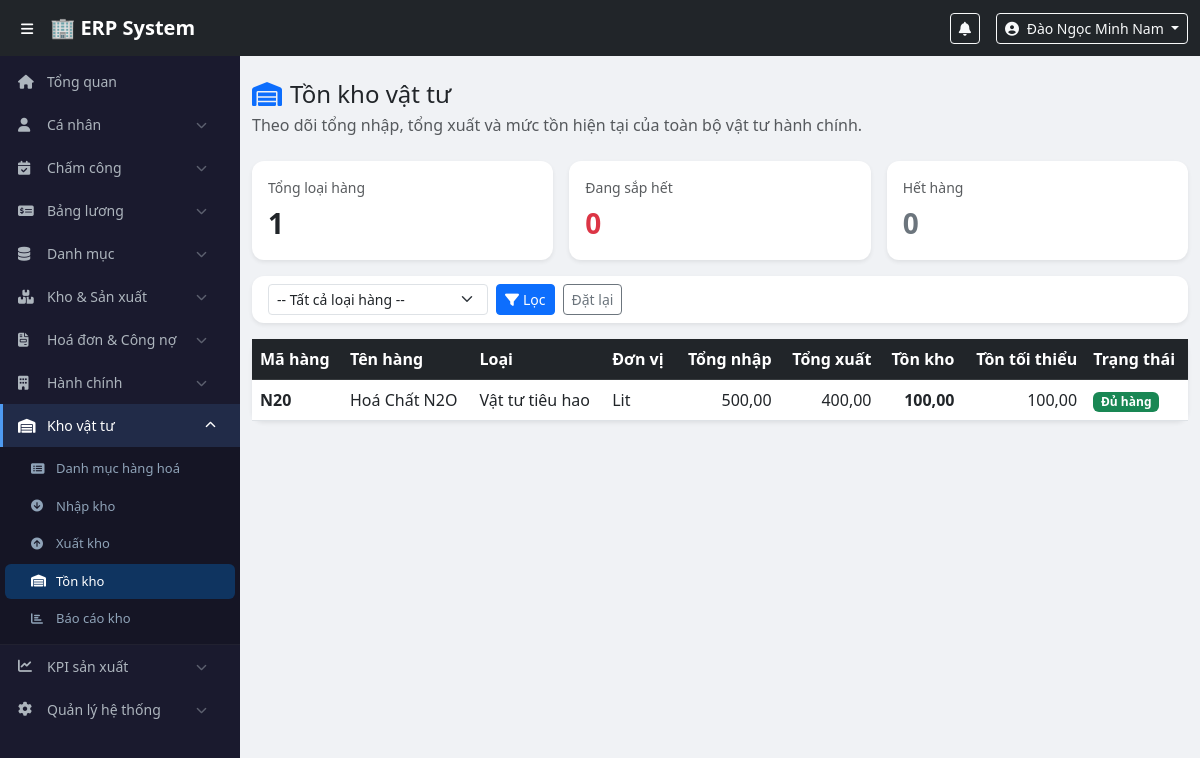
The page /modules/admin/inv_stock.php (signed in) on the database as committed earlier.
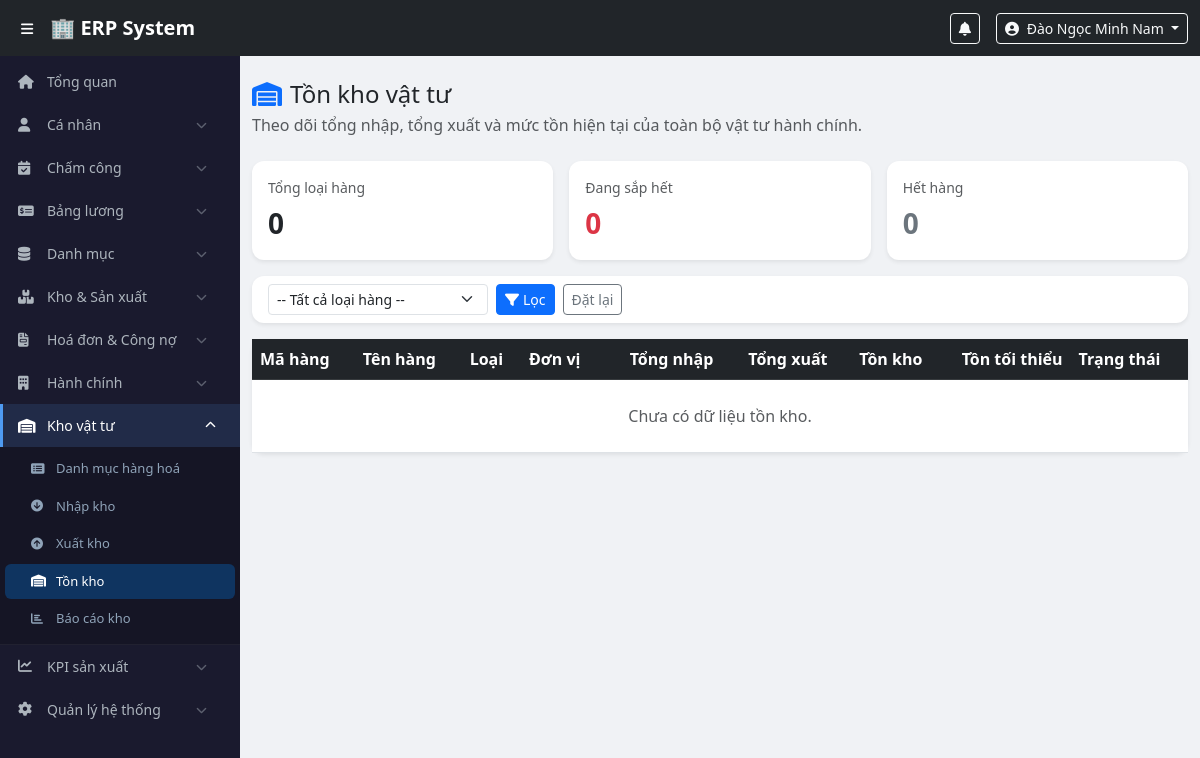
The same page on the database as committed later.
### tables this page shows
CREATE TABLE `inv_items` (
  `id` int(11) NOT NULL,
  `item_code` varchar(50) NOT NULL,
  `item_name` varchar(255) NOT NULL,
  `category` enum('consumable','stationery','equipment','machinery','other') NOT NULL DEFAULT 'other',
  `unit` varchar(50) NOT NULL DEFAULT 'Cái',
  `min_stock` decimal(12,2) NOT NULL DEFAULT 0.00,
  `description` text DEFAULT NULL,
  `is_active` tinyint(1) NOT NULL DEFAULT 1,
  `created_at` timestamp NOT NULL DEFAULT current_timestamp(),
  `updated_at` timestamp NOT NULL DEFAULT current_timestamp() ON UPDATE current_timestamp()
);

### config/functions.php (called while the page is built, shortened)
<?php
function fetchAllSafe(PDO $pdo, string $sql, array $params = []): array {
    try {
        $stmt = $pdo->prepare($sql);
        $stmt->execute($params);
        return $stmt->fetchAll(PDO::FETCH_ASSOC) ?: [];
    } catch (Throwable $e) {
        return [];
    }
}
function e($value): string {
    return htmlspecialchars((string) ($value ?? ''), ENT_QUOTES | ENT_SUBSTITUTE, 'UTF-8');
}
?>

### modules/admin/inv_stock.php (the view, shortened to what the changed rows need)
<?php
require_once $_SERVER['DOCUMENT_ROOT'] . '/erp/config/database.php';
require_once $_SERVER['DOCUMENT_ROOT'] . '/erp/config/functions.php';
$pdo = getDBConnection();
$stockTolerance = 0.0001;
$categoryMap = [
    'consumable' => 'Vật tư tiêu hao',
    'stationery' => 'Văn phòng phẩm',
    'equipment' => 'Thiết bị',
    'machinery' => 'Máy móc',
    'other' => 'Khác',
];
$where = ['1=1'];
$params = [];
$rows = fetchAllSafe(
    $pdo,
    "SELECT i.*,
            COALESCE(imp.total_in, 0) AS total_in,
            COALESCE(exp.total_out, 0) AS total_out,
            COALESCE(imp.total_in, 0) - COALESCE(exp.total_out, 0) AS current_stock
     FROM inv_items i
     LEFT JOIN (
        SELECT item_id, COALESCE(SUM(quantity), 0) AS total_in
        FROM inv_imports
        GROUP BY item_id
     ) imp ON imp.item_id = i.id
     LEFT JOIN (
        SELECT item_id, COALESCE(SUM(quantity), 0) AS total_out
        FROM inv_exports
        GROUP BY item_id
     ) exp ON exp.item_id = i.id
     WHERE " . implode(' AND ', $where) . "
     ORDER BY i.item_name ASC, i.id ASC",
    $params
);
$totalItems = count($rows);
include $_SERVER['DOCUMENT_ROOT'] . '/erp/includes/header.php';
?>
<div class="main-content">
    <div class="container-fluid py-4">
        <div class="row g-3 mb-3">
            <div class="col-md-4">
                <div class="card border-0 shadow-sm h-100">
                    <div class="card-body">
                        <div class="text-muted small mb-1">Tổng loại hàng</div>
                        <div class="fs-3 fw-bold"><?= $totalItems ?></div>
                    </div>
                </div>
            </div>
        </div>
        <div class="card border-0 shadow-sm">
            <div class="table-responsive">
                <table class="table table-hover align-middle mb-0">
                    <thead class="table-dark">
                        <tr>
                            <th>Mã hàng</th>
                            <th>Tên hàng</th>
                            <th>Loại</th>
                            <th>Đơn vị</th>
                            <th class="text-end">Tổng nhập</th>
                            <th class="text-end">Tổng xuất</th>
                            <th class="text-end">Tồn kho</th>
                            <th class="text-end">Tồn tối thiểu</th>
                            <th>Trạng thái</th>
                        </tr>
                    </thead>
                    <tbody>
                    <?php if (!$rows): ?>
                        <tr>
                            <td colspan="9" class="text-center text-muted py-4">Chưa có dữ liệu tồn kho.</td>
                        </tr>
                    <?php else: ?>
                        <?php foreach ($rows as $row): ?>
                            <?php
                            $stock = (float)$row['current_stock'];
                            $minStock = (float)$row['min_stock'];
                            if ($stock <= $stockTolerance) {
                                $badgeClass = 'bg-secondary';
                                $badgeLabel = 'Hết hàng';
                            } elseif ($stock < $minStock) {
                                $badgeClass = 'bg-danger';
                                $badgeLabel = 'Sắp hết';
                            } else {
                                $badgeClass = 'bg-success';
                                $badgeLabel = 'Đủ hàng';
                            }
                            ?>
                            <tr>
                                <td class="fw-semibold"><?= e($row['item_code']) ?></td>
                                <td><?= e($row['item_name']) ?></td>
                                <td><?= e($categoryMap[$row['category']] ?? $row['category']) ?></td>
                                <td><?= e($row['unit']) ?></td>
                                <td class="text-end"><?= e(number_format((float)$row['total_in'], 2, ',', '.')) ?></td>
                                <td class="text-end"><?= e(number_format((float)$row['total_out'], 2, ',', '.')) ?></td>
                                <td class="text-end fw-semibold <?= $stock <= $stockTolerance || $stock < $minStock ? 'text-danger' : '' ?>"><?= e(number_format($stock, 2, ',', '.')) ?></td>
                                <td class="text-end"><?= e(number_format($minStock, 2, ',', '.')) ?></td>
                                <td><span class="badge <?= $badgeClass ?>"><?= $badgeLabel ?></span></td>
                            </tr>
                        <?php endforeach; ?>
                    <?php endif; ?>
                    </tbody>
                </table>
            </div>
        </div>
    </div>
</div>
<?php include $_SERVER['DOCUMENT_ROOT'] . '/erp/includes/footer.php'; ?>

Rows that differ between the two databases and show on the page:
removed inv_items: item_code "N20", item_name "Hoá Chất N2O", category "Vật tư tiêu hao", unit "Lit", total_in "500,00", total_out "400,00", stock "100,00", min_stock "100,00", badgeLabel "Đủ hàng"
Other text that changed with them:
$totalItems: "1" → "0"
text now shown: "Chưa có dữ liệu tồn kho."
